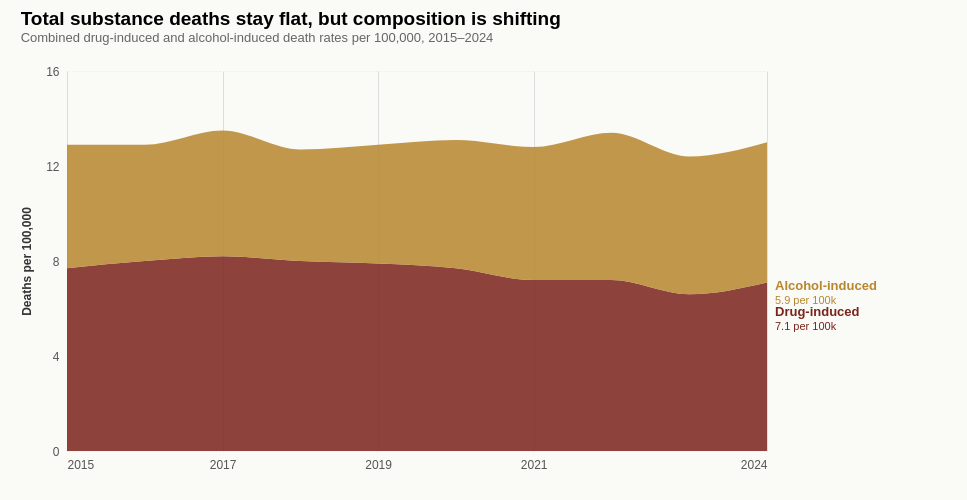

The specification (Vega-Lite) saved for this image:
### Vega-Lite specification from a JSON file in a GitHub repository (floating-point values rounded to 4 significant figures)
{"$schema": "https://vega.github.io/schema/vega-lite/v5.json", "title": {"text": "Total substance deaths stay flat, but composition is shifting", "subtitle": "Combined drug-induced and alcohol-induced death rates per 100,000, 2015–2024", "anchor": "start", "fontSize": 19, "subtitleFontSize": 13, "subtitleColor": "#666", "offset": 20}, "config": {"view": {"stroke": null}, "font": "sans-serif"}, "background": "#FAFAF7", "width": 700, "height": 380, "padding": {"left": 20, "right": 90, "top": 10, "bottom": 30}, "data": {"values": [{"year": 2015, "category": "Drug-induced", "rate": 7.7}, {"year": 2015, "category": "Alcohol-induced", "rate": 5.2}, {"year": 2016, "category": "Drug-induced", "rate": 8.0}, {"year": 2016, "category": "Alcohol-induced", "rate": 4.9}, {"year": 2017, "category": "Drug-induced", "rate": 8.2}, {"year": 2017, "category": "Alcohol-induced", "rate": 5.3}, {"year": 2018, "category": "Drug-induced", "rate": 8.0}, {"year": 2018, "category": "Alcohol-induced", "rate": 4.7}, {"year": 2019, "category": "Drug-induced", "rate": 7.9}, {"year": 2019, "category": "Alcohol-induced", "rate": 5.0}, {"year": 2020, "category": "Drug-induced", "rate": 7.7}, {"year": 2020, "category": "Alcohol-induced", "rate": 5.4}, {"year": 2021, "category": "Drug-induced", "rate": 7.2}, {"year": 2021, "category": "Alcohol-induced", "rate": 5.6}, {"year": 2022, "category": "Drug-induced", "rate": 7.2}, {"year": 2022, "category": "Alcohol-induced", "rate": 6.2}, {"year": 2023, "category": "Drug-induced", "rate": 6.6}, {"year": 2023, "category": "Alcohol-induced", "rate": 5.8}, {"year": 2024, "category": "Drug-induced", "rate": 7.1}, {"year": 2024, "category": "Alcohol-induced", "rate": 5.9}]}, "encoding": {"x": {"field": "year", "type": "quantitative", "title": null, "scale": {"domain": [2015, 2024], "nice": false}, "axis": {"values": [2015, 2017, 2019, 2021, 2024], "format": "d", "labelFontSize": 12, "labelColor": "#555", "domain": false, "ticks": false, "labelPadding": 8}}, "y": {"field": "rate", "type": "quantitative", "title": "Deaths per 100,000", "stack": "zero", "scale": {"domain": [0, 16]}, "axis": {"values": [0, 4, 8, 12, 16], "labelFontSize": 12, "labelColor": "#555", "titleFontSize": 12, "titleColor": "#333", "titlePadding": 12, "grid": true, "gridColor": "#EEE", "gridDash": [2, 2], "domain": false, "ticks": false, "labelPadding": 8}}, "color": {"field": "category", "type": "nominal", "scale": {"domain": ["Drug-induced", "Alcohol-induced"], "range": ["#7B241C", "#B8862D"]}, "legend": null}, "order": {"field": "order", "type": "ordinal"}}, "layer": [{"mark": {"type": "area", "opacity": 0.85, "interpolate": "monotone"}}, {"transform": [{"filter": "datum.year == 2024 && datum.category == 'Drug-induced'"}], "mark": {"type": "text", "fontSize": 13, "fontWeight": 600, "color": "#7B241C", "align": "left", "dx": 8, "dy": 30}, "encoding": {"text": {"value": "Drug-induced"}}}, {"transform": [{"filter": "datum.year == 2024 && datum.category == 'Drug-induced'"}], "mark": {"type": "text", "fontSize": 11, "color": "#7B241C", "align": "left", "dx": 8, "dy": 45}, "encoding": {"text": {"value": "7.1 per 100k"}}}, {"transform": [{"filter": "datum.year == 2024 && datum.category == 'Alcohol-induced'"}], "mark": {"type": "text", "fontSize": 13, "fontWeight": 600, "color": "#B8862D", "align": "left", "dx": 8, "dy": -25}, "encoding": {"text": {"value": "Alcohol-induced"}}}, {"transform": [{"filter": "datum.year == 2024 && datum.category == 'Alcohol-induced'"}], "mark": {"type": "text", "fontSize": 11, "color": "#B8862D", "align": "left", "dx": 8, "dy": -10}, "encoding": {"text": {"value": "5.9 per 100k"}}}]}
